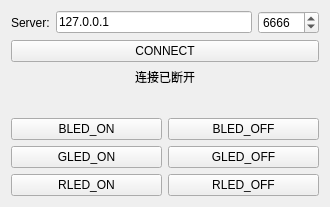
<?xml version="1.0" encoding="UTF-8"?>
<ui version="4.0">
 <class>Widget</class>
 <widget class="QWidget" name="Widget">
  <property name="geometry">
   <rect>
    <x>0</x>
    <y>0</y>
    <width>330</width>
    <height>207</height>
   </rect>
  </property>
  <property name="windowTitle">
   <string>Widget</string>
  </property>
  <layout class="QVBoxLayout" name="verticalLayout">
   <item>
    <layout class="QHBoxLayout" name="horizontalLayout">
     <item>
      <widget class="QLabel" name="label">
       <property name="text">
        <string>Server:</string>
       </property>
      </widget>
     </item>
     <item>
      <widget class="QLineEdit" name="addressEdit">
       <property name="text">
        <string>127.0.0.1</string>
       </property>
      </widget>
     </item>
     <item>
      <widget class="QSpinBox" name="portSpinBox">
       <property name="maximum">
        <number>65534</number>
       </property>
       <property name="value">
        <number>6666</number>
       </property>
      </widget>
     </item>
    </layout>
   </item>
   <item>
    <widget class="QPushButton" name="link">
     <property name="text">
      <string>CONNECT</string>
     </property>
    </widget>
   </item>
   <item>
    <widget class="QLabel" name="statusLabel">
     <property name="text">
      <string>连接已断开</string>
     </property>
     <property name="alignment">
      <set>Qt::AlignCenter</set>
     </property>
    </widget>
   </item>
   <item>
    <spacer name="verticalSpacer">
     <property name="orientation">
      <enum>Qt::Vertical</enum>
     </property>
     <property name="sizeHint" stdset="0">
      <size>
       <width>20</width>
       <height>40</height>
      </size>
     </property>
    </spacer>
   </item>
   <item>
    <layout class="QGridLayout" name="gridLayout">
     <item row="0" column="0">
      <widget class="QPushButton" name="bLed_on">
       <property name="text">
        <string>BLED_ON</string>
       </property>
      </widget>
     </item>
     <item row="0" column="1">
      <widget class="QPushButton" name="bLed_off">
       <property name="text">
        <string>BLED_OFF</string>
       </property>
      </widget>
     </item>
     <item row="1" column="0">
      <widget class="QPushButton" name="gLed_on">
       <property name="text">
        <string>GLED_ON</string>
       </property>
      </widget>
     </item>
     <item row="1" column="1">
      <widget class="QPushButton" name="gLed_off">
       <property name="text">
        <string>GLED_OFF</string>
       </property>
      </widget>
     </item>
     <item row="2" column="0">
      <widget class="QPushButton" name="rLed_on">
       <property name="text">
        <string>RLED_ON</string>
       </property>
      </widget>
     </item>
     <item row="2" column="1">
      <widget class="QPushButton" name="rLed_off">
       <property name="text">
        <string>RLED_OFF</string>
       </property>
      </widget>
     </item>
    </layout>
   </item>
  </layout>
 </widget>
 <resources/>
 <connections/>
</ui>
